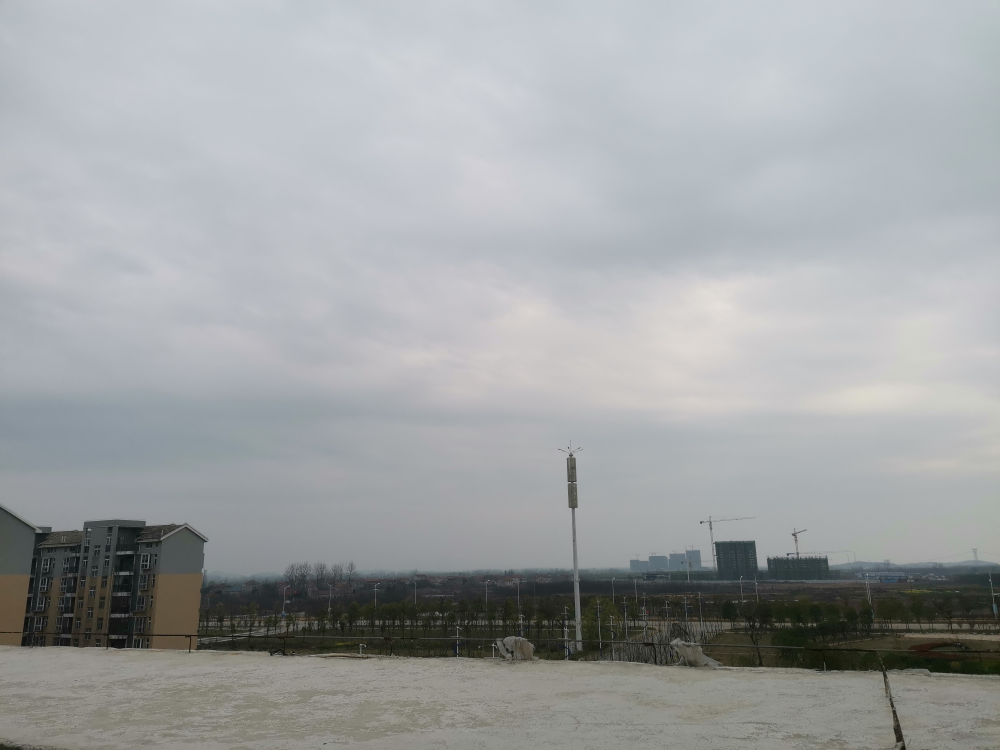
#> input picture 几何变换/单应性（homography）/Images/1_01.jpg, 4000 x 3000 px (shown at 1/4 size)
$ python demo02-stitch-BRISK.py
#> lines starting #> are read from the running program, lines starting #| are printed output that depends on the picture
#即把要拼接的图片经过透视变换，得到其在基准图像中的位置，然后用基准图像覆盖即可。
#记得M = findHomography函数的输出，即输入点右乘M得到输出点。
#尝试左边拼接，将单应矩阵向右平移一个图像的宽度
#矩阵运算不满足交换律，所以应该先透视变换，再进行平移。
import numpy as np
import cv2
from matplotlib import pyplot as plt
import matplotlib.gridspec as gridspec

GOOG_POINT_LIMITED = 0.99
src = 'Images/1_01.jpg'
des = 'Images/1_02.jpg'
img1_01 = cv2.imread(src,1)#基准图像
#> img1_01 is the input picture: shape (3000, 4000, 3); mean B, G, R 164.3, 163, 160.1
img1_gray = cv2.cvtColor(img1_01,cv2.COLOR_BGR2GRAY)
img1_02 = cv2.imread(des,1)#拼接图像
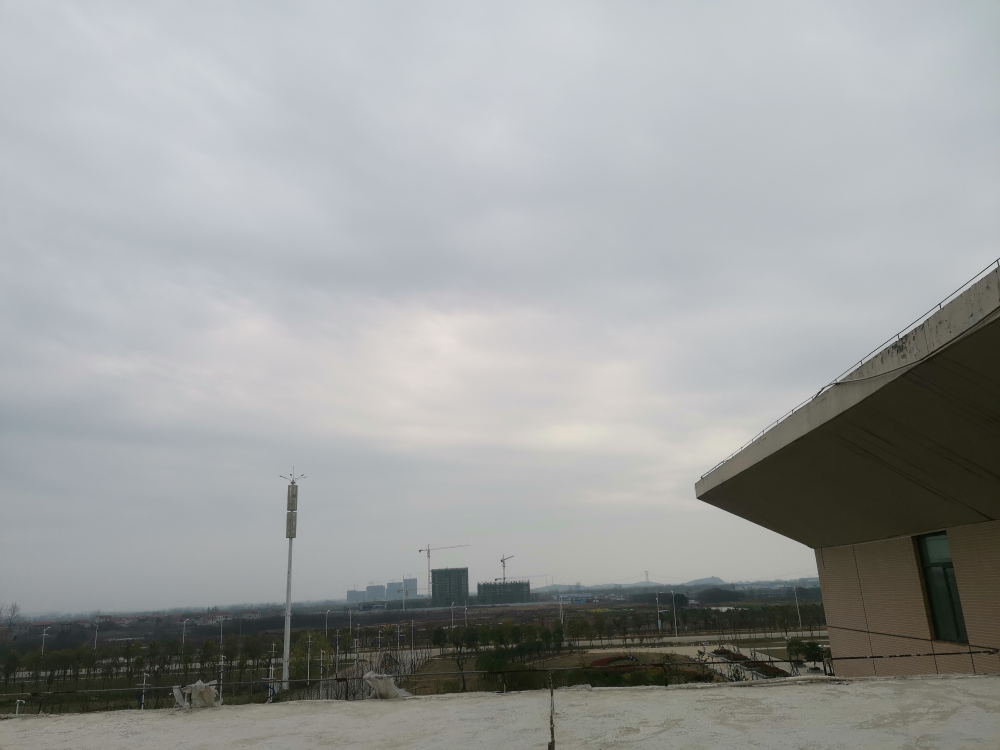
#> input picture 几何变换/单应性（homography）/Images/1_02.jpg, 4000 x 3000 px (shown at 1/4 size)
#> img1_02 is the input picture: shape (3000, 4000, 3); mean B, G, R 158, 158.6, 156.3
img2_gray  =cv2.cvtColor(img1_02,cv2.COLOR_BGR2GRAY)

Bri = cv2.BRISK_create()
kp1,des1 = Bri.detectAndCompute(img1_01,None)
#> kp1 = 11487 keypoints; strongest (x, y, size): (2273, 1790, 15), (2273, 1791, 18.6), (3957, 2319, 14.4), (2967, 2305, 13.7)
kp2,des2 = Bri.detectAndCompute(img1_02,None)
#> kp2 = 12196 keypoints; strongest (x, y, size): (3756, 1220, 12.4), (3757, 1219, 10.4), (2810, 1908, 12.2), (3441, 1448, 11.8)

bf = cv2.BFMatcher.create()
matches = bf.knnMatch(des1,des2,k=2)
#> matches = 11487 matches
#matches = sorted(matches,key=lambda x:x.distance)。

## 调试寻找最优的匹配点。
goodPoints =[]
for m,n in matches:
    if m.distance<0.65*n.distance:
        goodPoints.append(m)
#> after the loop, goodPoints = 126 matches
print("最优的匹配点的个数：",len(goodPoints))
#| 最优的匹配点的个数： 126
draw_Params = dict(matchColor = (0,255,0),singlePointColor =  None,flags = 2)
img3 = cv2.drawMatches(img1_01,kp1,img1_02,kp2,goodPoints,None,**draw_Params)
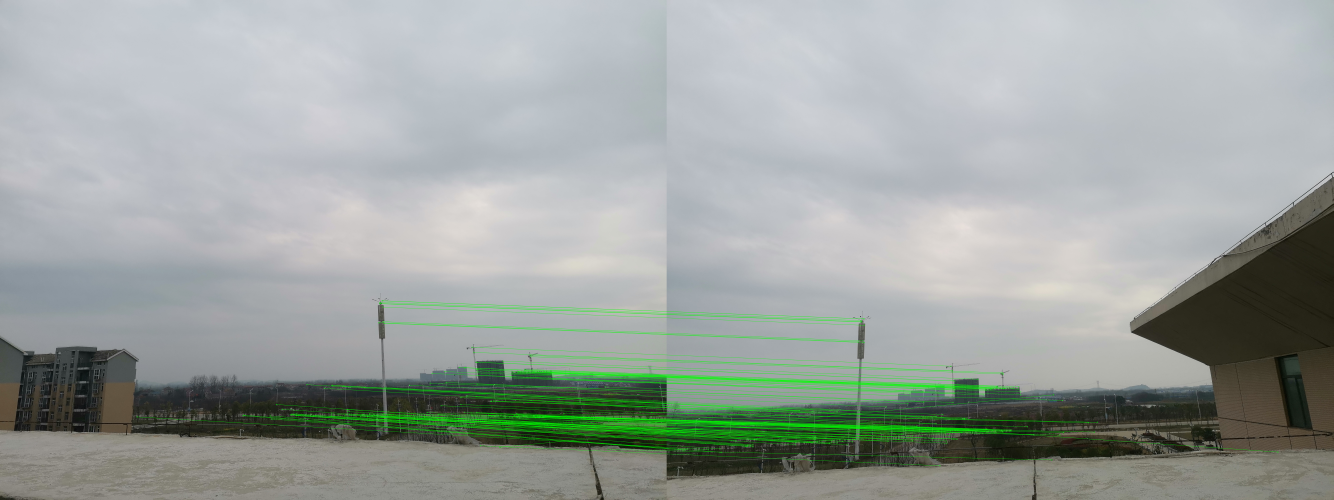
#> img3: shape (3000, 8000, 3) (shown at 1/6 size); mean B, G, R 159.7, 163.6, 156.8


MIN_MATCH_COUNT = 10
if len(goodPoints)>MIN_MATCH_COUNT:
    src_pts = np.float32([kp1[m.queryIdx].pt for m in goodPoints]).reshape(-1,1,2)
#> src_pts = 126 rows, first 8: [3180.2, 2132.2], [2862.8, 2217.6], [2859.5, 2218.3], [3301.8, 2223.6], [3267, 2230.9], [3124.1, 2231.9], [2677.1, 2294.4], [2581.1, 2299]
    dst_pts = np.float32([kp2[m.trainIdx].pt for m in goodPoints]).reshape(-1,1,2)
#> dst_pts = 126 rows, first 8: [2013.6, 2237], [1725.5, 2328], [1722.2, 2328.7], [2111, 2320], [2081.9, 2328.1], [1959.3, 2332.4], [1541, 2412.2], [1445.9, 2421]

    M,mask = cv2.findHomography(src_pts,dst_pts,cv2.RANSAC,5.0)
#> M = [[1.69, -0.156, -1965.1], [0.382, 1.37, -731.1], [0.000184, -3.02e-05, 1]]; mask = 126 values, max 1 at index 0, min 0 at index 12, mean 0.81
    print(M.shape)
#| (3, 3)
    h,w = img1_gray.shape
#> h = 3000; w = 4000
    pts = np.float32([[0,0],[0,h-1],[w-1,h-1],[w-1,0]]).reshape(-1,1,2)
    dst  =cv2.perspectiveTransform(pts,M)
#> dst = [[-1965.1, -731.1], [-2675.1, 3714.8], [2618.6, 2979.6], [2751.6, 458]]
    img2_gray = cv2.polylines(img2_gray,[np.int32(dst)],True,255,3,cv2.LINE_AA)
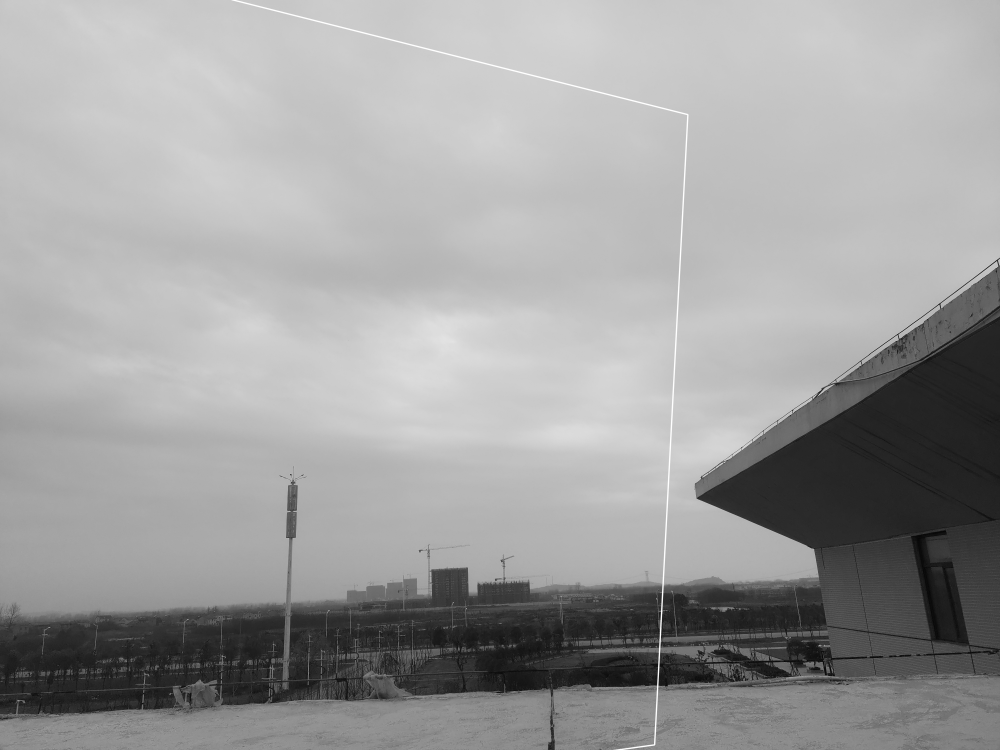
#> img2_gray: shape (3000, 4000) (shown at 1/4 size); min 0, max 255, mean 158
    plt.figure()
    plt.imshow(img2_gray,'gray')
    #cv2.imshow("original_image_overlapping.jpg",img1_02)
else:
    print("Not enough matches are found - %d/%d" % (len(goodPoints), MIN_MATCH_COUNT))
adjustMat = np.array([1,0,1000,0,1,0,0,0,1],np.float64).reshape(3,3)#向右平移一个图像的宽度
adjustHomo = np.dot(adjustMat,M)
#> adjustHomo = [[1.87, -0.186, -965.1], [0.382, 1.37, -731.1], [0.000184, -3.02e-05, 1]]
adjustHomo2 = np.dot(M,adjustMat)
#> adjustHomo2 = [[1.69, -0.156, -278.7], [0.382, 1.37, -349.4], [0.000184, -3.02e-05, 1.18]]
print("adjustHomo",adjustHomo)
#| adjustHomo [[ 1.87070391e+00 -1.86207542e-01 -9.65128046e+02]
#|  [ 3.81767994e-01  1.37040623e+00 -7.31144268e+02]
#|  [ 1.84252480e-04 -3.01710071e-05  1.00000000e+00]]
print(adjustHomo.dtype)
#| float64
print("adjustHomo2",adjustHomo2)
#| adjustHomo2 [[ 1.68645143e+00 -1.56036535e-01 -2.78676620e+02]
#|  [ 3.81767994e-01  1.37040623e+00 -3.49376274e+02]
#|  [ 1.84252480e-04 -3.01710071e-05  1.18425248e+00]]
print(adjustMat)
dst = cv2.warpPerspective(img1_01,adjustHomo,(img1_01.shape[1]+img1_02.shape[1],img1_01.shape[0]))
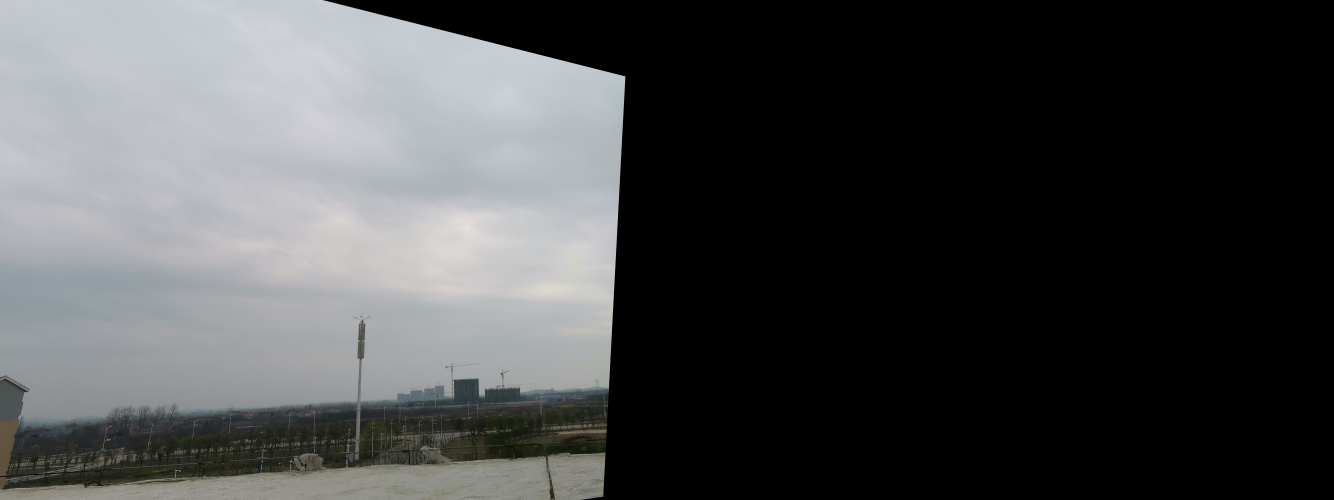
#> dst: shape (3000, 8000, 3) (shown at 1/6 size); mean B, G, R 74, 73.1, 71.7
dst2 = cv2.warpPerspective(img1_01,adjustHomo2,(img1_01.shape[1]+img1_02.shape[1],img1_01.shape[0]))
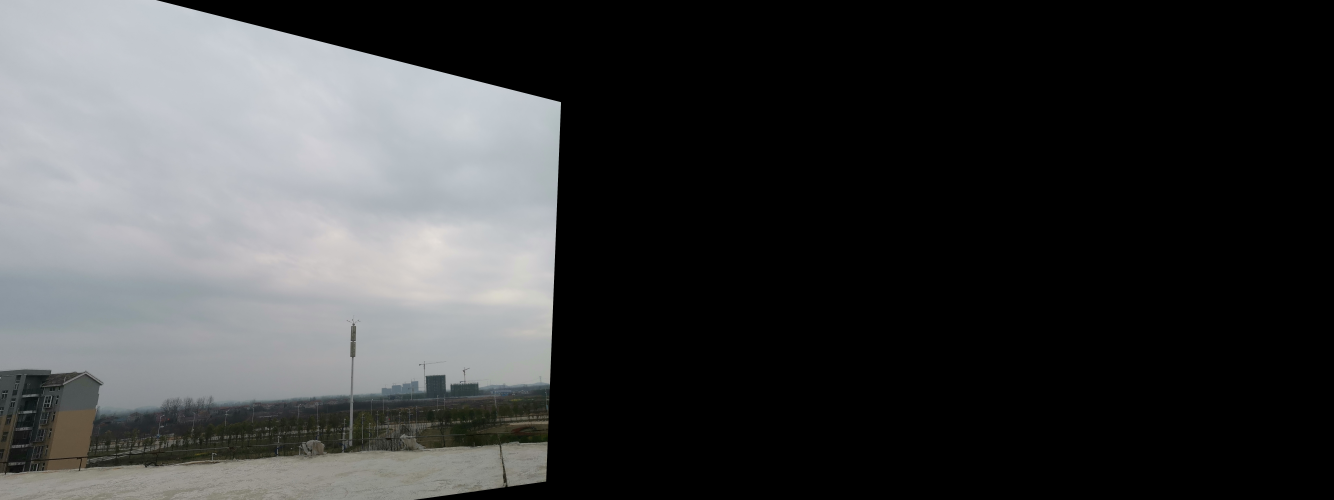
#> dst2: shape (3000, 8000, 3) (shown at 1/6 size); mean B, G, R 63.3, 62.5, 61.4
plt.figure()
plt.imshow(dst)
plt.figure()
plt.imshow(dst2)
dst[0:img1_01.shape[0],4000:] = img1_02
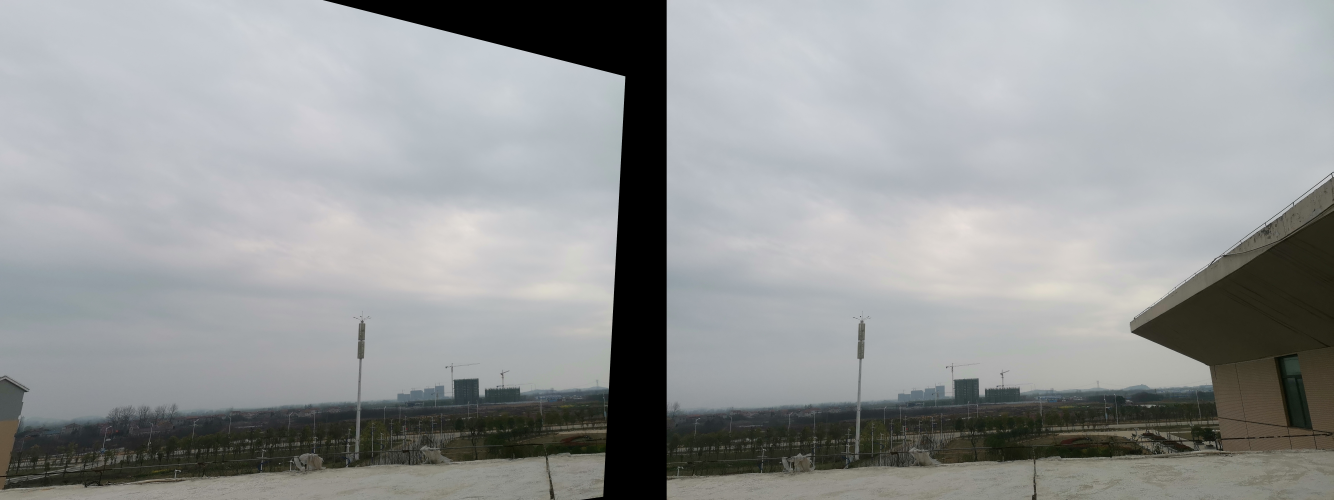
#> dst: shape (3000, 8000, 3) (shown at 1/6 size); mean B, G, R 153, 152.3, 149.9
plt.figure()
plt.imshow(dst)

plt.figure()
plt.imshow(cv2.cvtColor(img3,cv2.COLOR_BGR2RGB))
plt.show()
